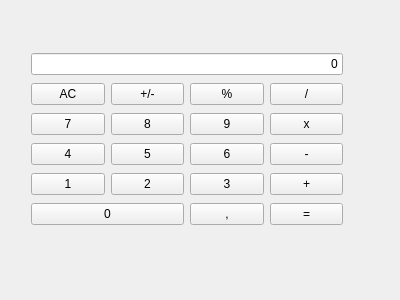
<?xml version="1.0" encoding="UTF-8"?>
<ui version="4.0">
 <class>MainWindow</class>
 <widget class="QMainWindow" name="MainWindow">
  <property name="geometry">
   <rect>
    <x>0</x>
    <y>0</y>
    <width>400</width>
    <height>300</height>
   </rect>
  </property>
  <property name="windowTitle">
   <string>MainWindow</string>
  </property>
  <widget class="QWidget" name="centralWidget">
   <widget class="QWidget" name="gridLayoutWidget">
    <property name="geometry">
     <rect>
      <x>20</x>
      <y>40</y>
      <width>334</width>
      <height>201</height>
     </rect>
    </property>
    <layout class="QGridLayout" name="gridLayout">
     <item row="1" column="1">
      <widget class="QPushButton" name="btn_sign">
       <property name="text">
        <string>+/-</string>
       </property>
      </widget>
     </item>
     <item row="2" column="0">
      <widget class="QPushButton" name="btn7">
       <property name="text">
        <string>7</string>
       </property>
      </widget>
     </item>
     <item row="1" column="3">
      <widget class="QPushButton" name="btn_div">
       <property name="text">
        <string>/</string>
       </property>
      </widget>
     </item>
     <item row="2" column="2">
      <widget class="QPushButton" name="btn9">
       <property name="text">
        <string>9</string>
       </property>
      </widget>
     </item>
     <item row="3" column="1">
      <widget class="QPushButton" name="btn5">
       <property name="text">
        <string>5</string>
       </property>
      </widget>
     </item>
     <item row="3" column="3">
      <widget class="QPushButton" name="btn_minus">
       <property name="text">
        <string>-</string>
       </property>
      </widget>
     </item>
     <item row="1" column="0">
      <widget class="QPushButton" name="btn_ac">
       <property name="baseSize">
        <size>
         <width>0</width>
         <height>0</height>
        </size>
       </property>
       <property name="text">
        <string>AC</string>
       </property>
      </widget>
     </item>
     <item row="4" column="1">
      <widget class="QPushButton" name="btn2">
       <property name="text">
        <string>2</string>
       </property>
      </widget>
     </item>
     <item row="2" column="1">
      <widget class="QPushButton" name="btn8">
       <property name="text">
        <string>8</string>
       </property>
      </widget>
     </item>
     <item row="3" column="2">
      <widget class="QPushButton" name="btn6">
       <property name="text">
        <string>6</string>
       </property>
      </widget>
     </item>
     <item row="1" column="2">
      <widget class="QPushButton" name="btn_prc">
       <property name="text">
        <string>%</string>
       </property>
      </widget>
     </item>
     <item row="2" column="3">
      <widget class="QPushButton" name="btn_mult">
       <property name="text">
        <string>x</string>
       </property>
      </widget>
     </item>
     <item row="3" column="0">
      <widget class="QPushButton" name="btn4">
       <property name="text">
        <string>4</string>
       </property>
      </widget>
     </item>
     <item row="4" column="0">
      <widget class="QPushButton" name="btn1">
       <property name="text">
        <string>1</string>
       </property>
      </widget>
     </item>
     <item row="4" column="3">
      <widget class="QPushButton" name="btn_pl">
       <property name="text">
        <string>+</string>
       </property>
      </widget>
     </item>
     <item row="5" column="2">
      <widget class="QPushButton" name="btn_com">
       <property name="text">
        <string>,</string>
       </property>
      </widget>
     </item>
     <item row="4" column="2">
      <widget class="QPushButton" name="btn3">
       <property name="text">
        <string>3</string>
       </property>
      </widget>
     </item>
     <item row="5" column="0" colspan="2">
      <widget class="QPushButton" name="btn0">
       <property name="text">
        <string>0</string>
       </property>
      </widget>
     </item>
     <item row="5" column="3">
      <widget class="QPushButton" name="btn_eql">
       <property name="text">
        <string>=</string>
       </property>
      </widget>
     </item>
     <item row="0" column="0" colspan="4">
      <widget class="QLineEdit" name="disp">
       <property name="text">
        <string>0</string>
       </property>
       <property name="alignment">
        <set>Qt::AlignRight|Qt::AlignTrailing|Qt::AlignVCenter</set>
       </property>
      </widget>
     </item>
    </layout>
   </widget>
  </widget>
 </widget>
 <layoutdefault spacing="6" margin="11"/>
 <resources/>
 <connections/>
</ui>
